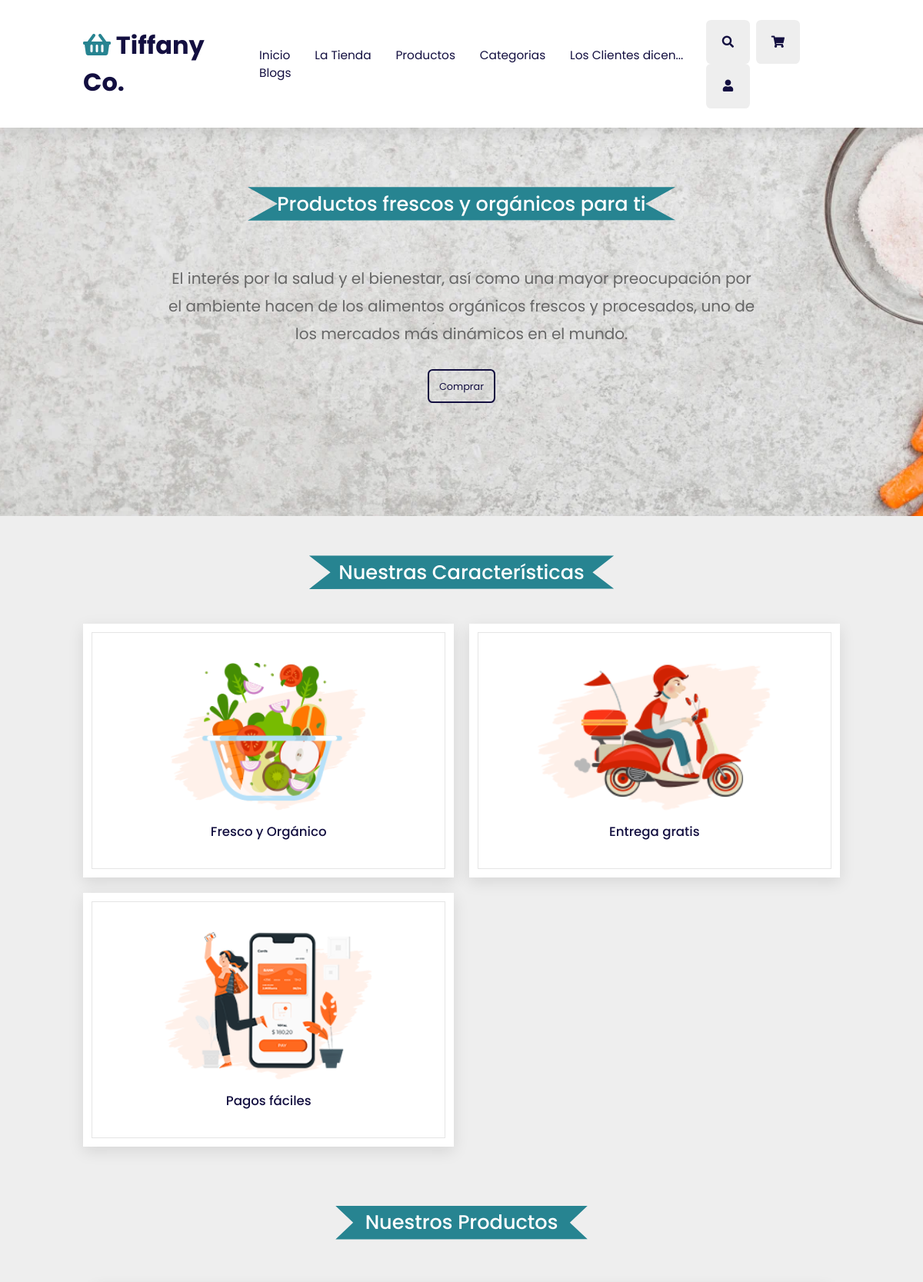
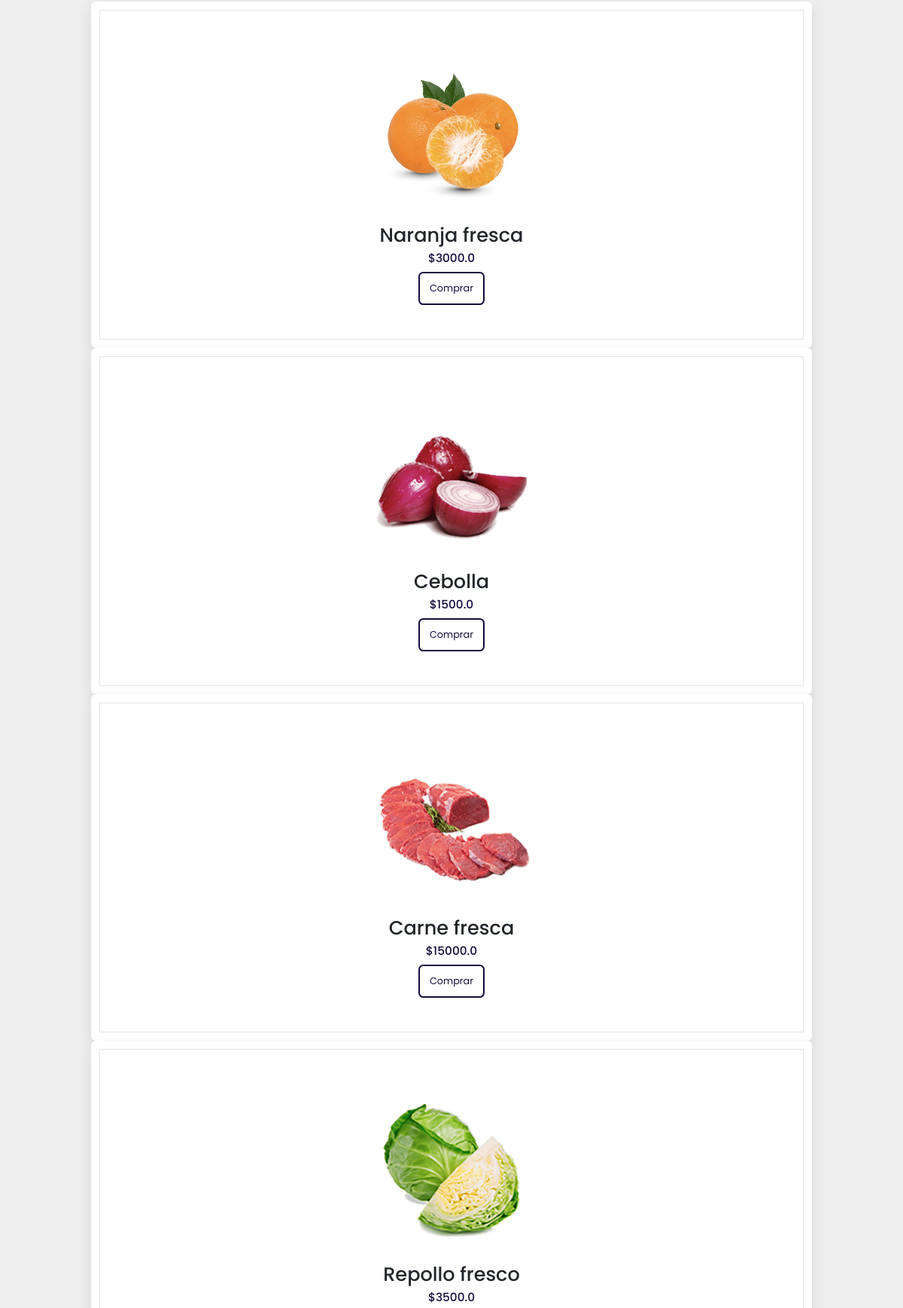
The page / (upper part) on the database its author committed (2 pictures, top to bottom).
### app.py (models this page shows)
class Products(db.Model):
    id = db.Column(db.Integer, primary_key=True)
    producto = db.Column(db.String(150), nullable=False)
    categoria = db.Column(db.String(50), nullable=False)
    precio = db.Column(db.Float, default = 0.0)
    stock = db.Column(db.Integer, default=0)
    imagen = db.Column(db.String(150), nullable=False, default='image.jpg')
    comentario = db.relationship('Comentarios', backref='products')
    compra = db.relationship('Compras', backref='products')
    deseo = db.relationship('ListaDeseos', backref='products')

### app.py (the view)
@ app.route('/')
def inicio():
    productos = Products.query.all()
    comentarios = Comentarios.query.all()
    return render_template('index.html', productos=productos, comentarios=comentarios)

### templates/index.html (shortened to what this page needs)
<!DOCTYPE html>
<html lang="en">
<head>
    <link rel="stylesheet" href="https://unpkg.com/swiper@7/swiper-bundle.min.css" />
    <link rel="stylesheet" href="https://cdnjs.cloudflare.com/ajax/libs/font-awesome/5.15.4/css/all.min.css">
    <link rel="stylesheet" href="https://maxcdn.bootstrapcdn.com/bootstrap/4.0.0/css/bootstrap.min.css">
    <link rel="stylesheet" href="{{url_for('static', filename='css/style.css') }}">
</head>
<body>
    <header class="header">
        <a href="{{url_for('inicio')}}" class="logo"> <i class="fas fa-shopping-basket"></i> Tiffany Co.</a>
        <nav class="navbar">
            <a href="{{url_for('inicio')}}">Inicio</a>
            <a href="#features">La Tienda</a>
            <a href="#products">Productos</a>
            <a href="#categories">Categorias</a>
            <a href="#review">Los Clientes dicen...</a>
            <a href="#blogs">Blogs</a>
        </nav>
        <div class="icons">
            <div class="fas fa-search" id="search-btn"></div>
            <div class="fas fa-shopping-cart" id="cart-btn"></div>
            <div class="fas fa-user" id="login-btn"></div>
        </div>
    </header>
    <section class="home" id="home">
        <div class="content">
            <h1 class="heading"> <span> Productos frescos y orgánicos para ti</span> </h1>
            <p style="font-size: 20px">El interés por la salud y el bienestar, así como una mayor preocupación por el ambiente hacen de los alimentos
                orgánicos frescos y procesados, uno de los mercados más dinámicos en el mundo.
            </p>
            <a href="" class="btn btn-default btn-rounded mb-4" data-toggle="modal" data-target="#modallogin">Comprar</a>
        </div>
    </section>
    <section class="features" id="features">
        <h1 class="heading"><span> Nuestras Características</span> </h1>
        <div class="box-container">
            <div class="box">
                <img src="{{url_for('static', filename='image/feature-img-1.png')}}" alt="">
                <h3>Fresco y Orgánico</h3>
            </div>
            <div class="box">
                <img src="{{url_for('static', filename='image/feature-img-2.png')}}" alt="">
                <h3>Entrega gratis</h3>
            </div>
            <div class="box">
                <img src="{{url_for('static', filename='image/feature-img-3.png')}}" alt="">
                <h3>Pagos fáciles</h3>
            </div>
        </div>
    </section>
    <section class="products" id="products">
        <h1 class="heading"><span> Nuestros Productos</span> </h1>
        <div class="swiper product-slider">
            <div class="swiper-wrapper">
                {% for producto in productos %}
                <div class="swiper-slide box">
                    <img src="{{url_for('static', filename='image/'+ producto.imagen)}}" alt="">
                    <h2>{{producto.producto}}</h2>
                    <h3> ${{producto.precio}} </h3>
                    <a href="" class="btn btn-default btn-rounded mb-4" data-toggle="modal" data-target="#modallogin">Comprar</a>
                </div>
                 {% endfor %}
            </div>
        </div>
    </section>
</body>
</html>

### static/css/style.css (style rules this page uses)
:root { --orange:#278491; --black:#130f40; --light-color:#666; --box-shadow:0 .5rem 1.5rem rgba(0,0,0,.1); --border:.2rem solid rgba(0,0,0,.1); --outline:.1rem solid rgba(0,0,0,.1); --outline-hover:.2rem solid var(--black); }
* { font-family: 'Poppins', sans-serif; margin:0; padding:0; box-sizing: border-box; outline: none; border:none; text-decoration: none; transition: all .2s linear; }
html { font-size: 80%; overflow-x: hidden; scroll-behavior: smooth; scroll-padding-top: 7rem; }
body { background:#eee; }
section { padding:2rem 9%; }
.heading { text-align: center; padding:2rem 0; padding-bottom: 3rem; font-size: 2rem; color:var(--black); }
.heading span { background: var(--orange); color:#fff; display: inline-block; padding:.5rem 3rem; clip-path: polygon(100% 0, 93% 50%, 100% 99%, 0% 100%, 7% 50%, 0% 0%); }
.btn { margin-top: .2rem; display: inline-block; padding:.8rem 1rem; font-size: 1rem; border-radius: .5rem; border:.2rem solid var(--black); color:var(--black); cursor: pointer; background: none; }
.header { position: fixed; top:0; left:0; right: 0; z-index: 1000; display: flex; align-items: center; justify-content: space-between; padding:2rem 9%; background:#fff; box-shadow: var(--box-shadow); }
.header .logo { font-size: 2.5rem; font-weight: bolder; color:var(--black); }
.header .logo i { color:var(--orange); }
.header .navbar a { font-size: 1.2rem; margin:0 1rem; color:var(--black); }
.header .icons div { height: 4.5rem; width: 4.5rem; line-height: 4.5rem; border-radius: .5rem; background: #eee; color:var(--black); font-size: 1.2rem; margin-left: .3rem; cursor: pointer; text-align: center; }
.home { display: flex; align-items: center; justify-content: center; background: url(../image/banner-bg.webp) no-repeat; background-position: center; background-size: cover; padding-top: 17rem; padding-bottom: 10rem; }
.home .content { text-align: center; width:60rem; }
.home .content p { color:var(--light-color); font-size: 1rem; padding:1rem 0; line-height: 1.8; }
.features .box-container { display: grid; grid-template-columns: repeat(auto-fit, minmax(30rem, 1fr)); gap:1.5rem; }
.features .box-container .box { padding:3rem 2rem; background: #fff; outline: var(--outline); outline-offset: -1rem; text-align: center; box-shadow: var(--box-shadow); }
.features .box-container .box img { margin:1rem 0; height: 15rem; }
.features .box-container .box h3 { font-size: 1.3rem; line-height: 1.8; color:var(--black); }
.products .product-slider { padding:1rem; }
.products .product-slider .box { background: #fff; border-radius: .5rem; text-align: center; padding:3rem 2rem; outline-offset: -1rem; outline: var(--outline); box-shadow: var(--box-shadow); transition: .2s linear; }
.products .product-slider .box img { height:20rem; }
.products .product-slider .box h3 { font-size: 1.2rem; color:var(--black); }

### rows shown on the page
Products: imagen (picture), producto "Naranja fresca", precio "3000.0"
Products: imagen (picture), producto "Cebolla", precio "1500.0"
Products: imagen (picture), producto "Carne fresca", precio "15000.0"
Products: imagen (picture), producto "Repollo fresco", precio "3500.0"
